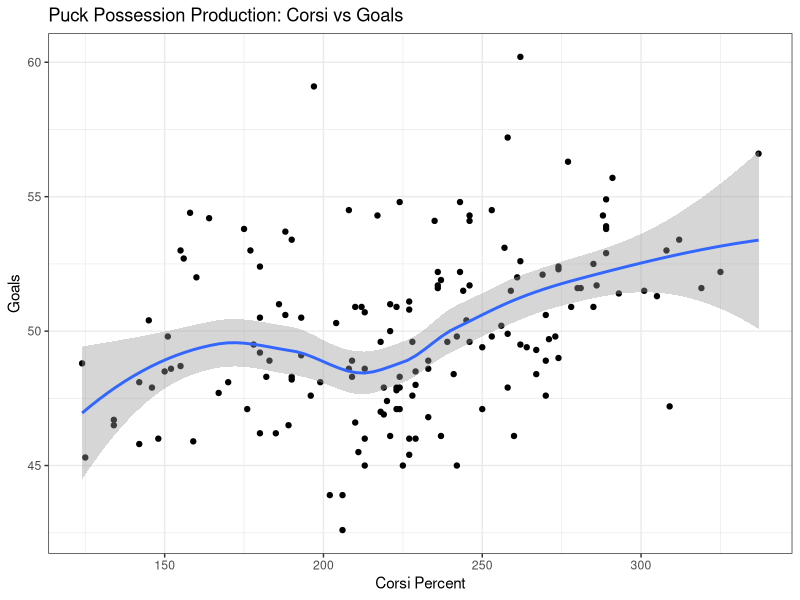
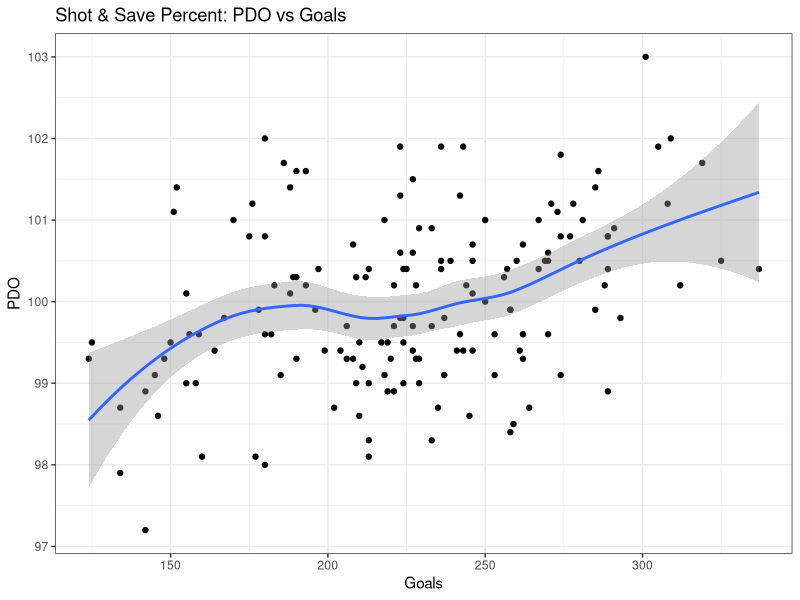
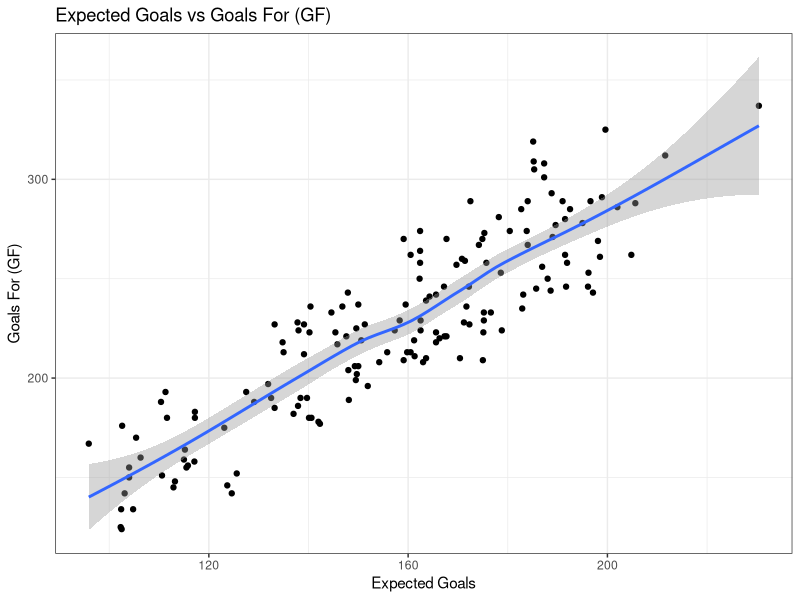
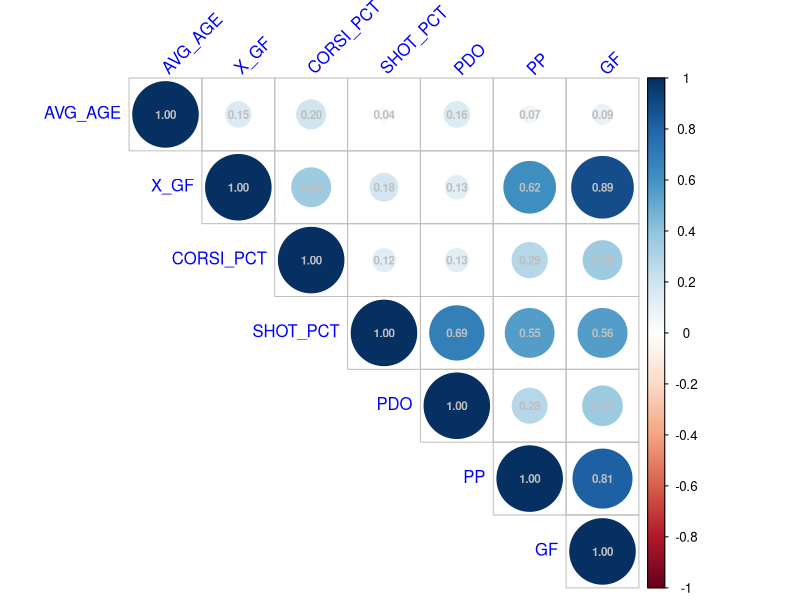
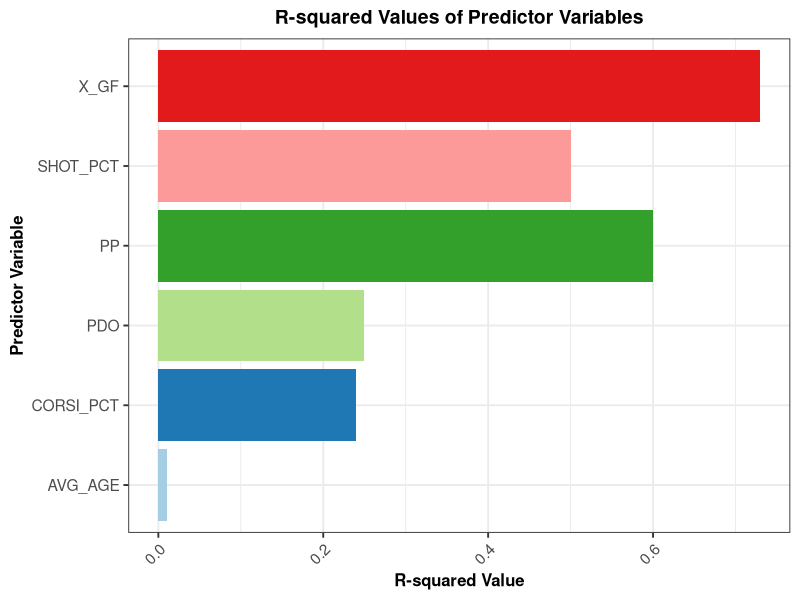

Source code (R) for these figures, in order:
## ---- chunk 1
knitr::opts_chunk$set(echo = TRUE)


library(dplyr)
library(reshape2)
library(corrplot)
library(caTools)
library(caret)

## ---- chunk 2

summary_team_shot_data_df <- read.csv("combined_team_stats_file.csv")

print(head(summary_team_shot_data_df, 5))

## ---- chunk 3

corsi_goals_df <- summary_team_shot_data_df %>% 
  select(GF, CORSI_PCT)

ggplot(corsi_goals_df, aes(x = GF, y = CORSI_PCT)) +
  geom_point() +  
  geom_smooth() +
  theme_bw() +
  labs(x = "Corsi Percent", y = "Goals", title = "Puck Possession Production: Corsi vs Goals")

write.csv(corsi_goals_df, "corsi_vs_goals.csv", row.names = FALSE)

## ---- chunk 4

pdo_goals_df <- summary_team_shot_data_df %>% 
  select(GF, PDO)

ggplot(pdo_goals_df, aes(x = GF, y = PDO)) +
  geom_point() +  
  geom_smooth() +
  theme_bw() +
  labs(x = "Goals", y = "PDO", title = "Shot & Save Percent: PDO vs Goals")

write.csv(pdo_goals_df, "pdo_vs_goals.csv", row.names = FALSE)

## ---- chunk 5

xgf_goals_df <- summary_team_shot_data_df %>% 
  select(GF, X_GF)

ggplot(xgf_goals_df, aes(x = X_GF, y = GF)) +
  geom_point() +
  geom_smooth() +
  labs(title = "Expected Goals vs Goals For (GF)",
       x = "Expected Goals",
       y = "Goals For (GF)") +
  theme_bw()

write.csv(xgf_goals_df, "xgf_vs_goals.csv", row.names = FALSE)

## ---- chunk 6

corr_model_data <- summary_team_shot_data_df[, c('AVG_AGE', 'X_GF', 'CORSI_PCT', 'SHOT_PCT', 'PDO', 'PP', 'GF')]

cor_matrix <- cor(corr_model_data, use = "complete.obs")  # 'complete.obs' to handle missing values

melted_cor_matrix <- melt(cor_matrix)

corrplot(cor_matrix, method = "circle", type = "upper", 
         tl.col = "blue", tl.srt = 45, 
         addCoef.col = "gray",  # Add correlation coefficients
         number.cex = 0.7)      # Adjust size of the coefficients
## ---- chunk 7

predictors <- c('AVG_AGE', 'X_GF', 'CORSI_PCT', 'SHOT_PCT', 'PDO', 'PP')

results <- data.frame(Predictor = character(),
                      R_squared = numeric(),
                      MSE = numeric(),
                      stringsAsFactors = FALSE)

for (pred in predictors) {
  formula <- as.formula(paste("GF ~", pred))
  data_clean <- na.omit(summary_team_shot_data_df[, c(pred, 'GF')])
  set.seed(42)
  split <- sample.split(data_clean$GF, SplitRatio = 0.8)
  train_data <- subset(data_clean, split == TRUE)
  test_data <- subset(data_clean, split == FALSE)

  model <- lm(formula, data = train_data)

  predictions <- predict(model, newdata = test_data)

  mse <- mean((predictions - test_data$GF)^2)
  r2 <- summary(lm(predictions ~ test_data$GF))$r.squared

  results <- rbind(results, data.frame(Predictor = pred, R_squared = r2, MSE = mse))
}

print(results)

## ---- chunk 8

sub_results <- results %>% 
  select(Predictor, R_squared) %>% 
  arrange(desc(R_squared))

colnames(sub_results) <- c("PREDICTOR", "R_SQUARED")

sub_results$R_SQUARED = round(sub_results$R_SQUARED, 2)

print(sub_results)

write.csv(sub_results, "new_predictor_results.csv", row.names = FALSE)

## ---- chunk 9

ggplot(sub_results, aes(x = PREDICTOR, y = R_SQUARED, fill = PREDICTOR)) +
  geom_bar(stat = "identity", show.legend = FALSE) +
  scale_fill_brewer(palette = "Paired") +
  labs(title = "R-squared Values of Predictor Variables",
       x = "Predictor Variable",
       y = "R-squared Value") +
  theme_bw(base_size = 14) +
  theme(axis.text.x = element_text(angle = 45, hjust = 1, vjust = 1),
        plot.title = element_text(size = 14, face = "bold", hjust = 0.5),
        axis.title = element_text(size = 12, face = "bold")) +
  coord_flip()  # Flips the axes for a horizontal bar chart
